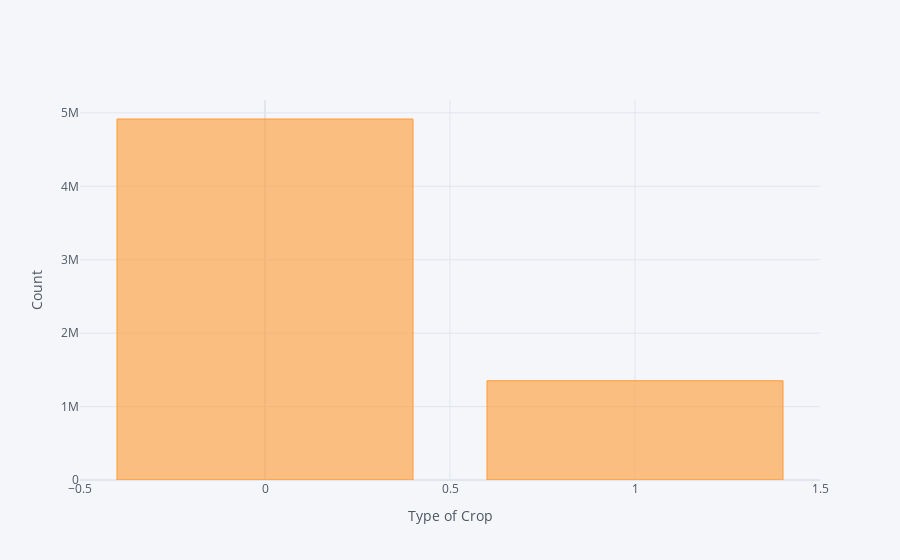

Notebook source saved alongside this figure:
### Code cell
# Crop type which is more prone to pests
train_d.groupby('Crop_Type')['Estimated_Insects_Count'].sum().iplot(kind='bar',xTitle='Type of Crop',yTitle='Count')

### Figure 1 — Plotly figure (JSON) as saved in the notebook; plotly's stock layout.template omitted (floating-point values rounded to 4 significant figures)
{"data": [{"marker": {"color": "rgba(255, 153, 51, 0.6)", "line": {"color": "rgba(255, 153, 51, 1.0)", "width": 1}}, "name": "Estimated_Insects_Count", "orientation": "v", "text": "", "type": "bar", "x": [0, 1], "y": [4916808, 1351631]}], "layout": {"legend": {"bgcolor": "#F5F6F9", "font": {"color": "#4D5663"}}, "paper_bgcolor": "#F5F6F9", "plot_bgcolor": "#F5F6F9", "title": {"font": {"color": "#4D5663"}}, "xaxis": {"gridcolor": "#E1E5ED", "showgrid": true, "tickfont": {"color": "#4D5663"}, "title": {"font": {"color": "#4D5663"}, "text": "Type of Crop"}, "zerolinecolor": "#E1E5ED"}, "yaxis": {"gridcolor": "#E1E5ED", "showgrid": true, "tickfont": {"color": "#4D5663"}, "title": {"font": {"color": "#4D5663"}, "text": "Count"}, "zerolinecolor": "#E1E5ED"}}}
